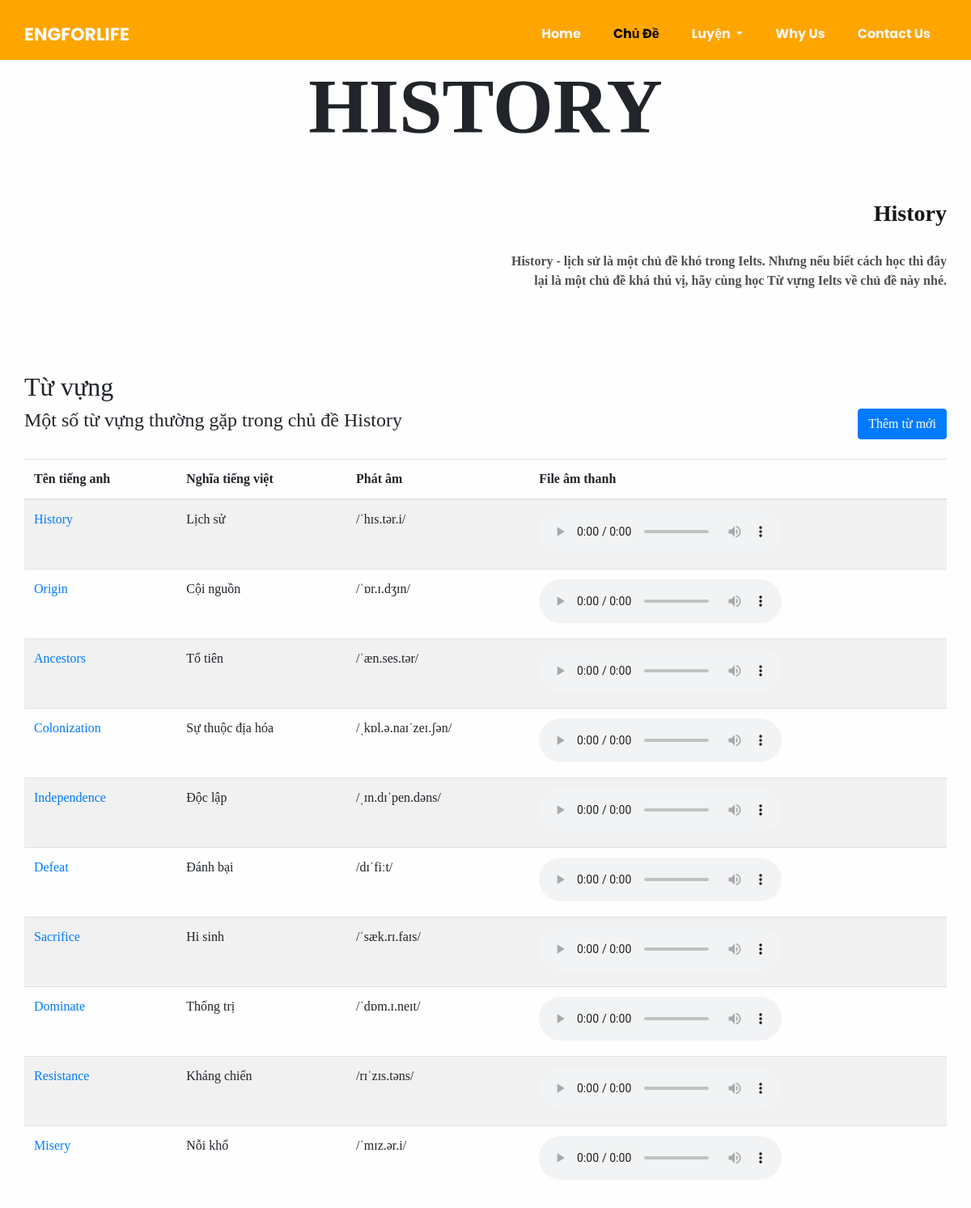
Page /chude/history/ on the committed database.
### topic/models.py (models this page shows, shortened)
class NewWords(models.Model):
    Topic = models.ForeignKey(Topic, on_delete=models.CASCADE)
    Sound = models.CharField(max_length=255, blank=True, null=True)
    TenTA = models.CharField(max_length=255, blank=True, null=True)
    NghiaTV = models.CharField(max_length=255, blank=True, null=True)
    PoS = models.ForeignKey(PartOfSpeechs, on_delete=models.CASCADE)
    VdTA = models.CharField(max_length=255, blank=True, null=True)
    VdTV = models.CharField(max_length=255, default=0)
    PhatAm = models.CharField(max_length=255, blank=True, null=True)

### homepage/views.py (the view)
# urls.py: path('chude/history/', views.History.as_view(), name='history'),
class History(ListCreateAPIView):
    def get(self, request):
        newword = NewWords.objects.filter(Topic=7)
        return render(request, 'history.html', {'newword': newword})

### templates/history.html (shortened to what this page needs)
{% load static %}
<!DOCTYPE html>
<html>
<head>
  <link rel="stylesheet" type="text/css" href="{% static 'homepage/css/bootstrap.css' %}" />
  <link rel="stylesheet" href="https://maxcdn.bootstrapcdn.com/font-awesome/4.3.0/css/font-awesome.min.css">
  <link href="{% static 'homepage/css/style.css' %}" rel="stylesheet" />
  <link href="{% static 'homepage/css/responsive.css' %}" rel="stylesheet" />
</head>
<body>
  <div class="">
    <header class="header_section" style="background-color: orange;">
      <div class="container">
        <nav class="navbar navbar-expand-lg custom_nav-container ">
          <a class="navbar-brand" href="index.html">
            <span>
              ENGFORLIFE
            </span>
          </a>
          <div class="collapse navbar-collapse" id="navbarSupportedContent">
            <div class="d-flex ml-auto flex-column flex-lg-row align-items-center">
              <ul class="navbar-nav  ">
                <li class="nav-item">
                  <a class="nav-link" href="http://127.0.0.1:8000" style="font-weight: bold;"> Home </a>
                </li>
                <li class="nav-item active ">
                  <a class="nav-link" href="http://127.0.0.1:8000/chude/" style="font-weight: bold; color: black;"> Chủ Đề <span class="sr-only">(current)</span> </a>
                </li>
                <li class="nav-item dropdown">
                  <a class="nav-link dropdown-toggle" href="#" id="navbardrop" data-toggle="dropdown" style="font-weight: bold;">
                    Luyện
                  </a>
                </li>
                <li class="nav-item">
                  <a class="nav-link" href="#" style="font-weight: bold;"> Why Us </a>
                </li>
                <li class="nav-item">
                  <a class="nav-link" href="contact.html" style="font-weight: bold;">Contact Us</a>
                </li>
              </ul>
            </div>
        </nav>
      </div>
    </header>
       <h1 class="display-1" style="text-align: center;font-weight: bold; ">HISTORY </h1>
<div class="common_style">
<section class="about_section">
      <div class="container">
        <div class="row">
          <div class="col-md-6">
            <div class="about_img-container">
            </div>
          </div>
          <div class="col-md-6">
            <div class="about_detail-box">
              <h3>
                History
              </h3>
              <p>
                History - lịch sử là một chủ đề khó trong Ielts.
                Nhưng nếu biết cách học thì đây lại là một chủ đề khá thú vị, hãy cùng học Từ vựng Ielts về chủ đề này nhé.
              </p>
            </div>
          </div>
        </div>
      </div>
    </section>
</div>
      <div class="container">
  <h2>Từ vựng</h2>
        <div style="display: flex;justify-content: space-between">
          <h4>Một số từ vựng thường gặp trong chủ đề History</h4>
          <a href="http://127.0.0.1:8000/addnewword/" class="btn btn-primary">Thêm từ mới</a>
        </div>
        <br/>
  <table class="table table-striped">
    <thead>
      <tr>
        <th>Tên tiếng anh</th>
        <th>Nghĩa tiếng việt</th>
        <th>Phát âm</th>
          <th>File âm thanh</th>
      </tr>
    </thead>
    <tbody>
    {% for item in newword %}
      <tr>
    <td>
      <a href="http://127.0.0.1:8000/chude/education/{{item.id}}"> {{item.TenTA}}  </a>
    </td>
    <td>{{item.NghiaTV}}</td>
    <td>{{item.PhatAm}}</td>
    <td>
      <audio controls>
        <source src="{{item.Sound}}">
      </audio>
    </td>
  </tr>
  {% endfor %}
    </tbody>
  </table>
    </div>
  </div>
</body>
</html>

### static/homepage/css/style.css (style rules this page uses)
body { font-family: "Times New Roman", Times, serif; background-color: #fefeff; }
.header_section { padding-top: 10px; font-family: 'Poppins', sans-serif; }
nav.navbar.navbar-expand-lg { padding: 10px 0; }
.custom_nav-container.navbar-expand-lg .navbar-nav .nav-link { padding: 10px 20px; color: #f7f6f7; text-align: center; }
a, a:hover, a:focus { text-decoration: none; }
.btn, .btn:focus { outline: none !important; box-shadow: none; }
.navbar-brand { display: flex; align-items: center; }
.navbar-brand span { font-size: 22px; font-weight: 700; color: #fefefe; }
.custom_nav-container { z-index: 99999; padding: 15px 0; }
.common_style>section { padding: 50px 0; }
.common_style .row { align-items: center; }
.common_style h3 { font-weight: 600; color: #151516; }
.common_style p { font-weight: 600; color: #4e4f50; margin: 30px 0 50px 0; }
.about_section { text-align: right; }

### static/homepage/css/responsive.css (style rules this page uses)
@media (min-width: 1200px) { .container { max-width: 1170px; } }

### rows in the picture
NewWords: TenTA "History", NghiaTV "Lịch sử", PhatAm "/ˈhɪs.tər.i/"
NewWords: TenTA "Origin", NghiaTV "Cội nguồn", PhatAm "/ˈɒr.ɪ.dʒɪn/"
NewWords: TenTA "Ancestors", NghiaTV "Tổ tiên", PhatAm "/ˈæn.ses.tər/"
NewWords: TenTA "Colonization", NghiaTV "Sự thuộc địa hóa", PhatAm "/ˌkɒl.ə.naɪˈzeɪ.ʃən/"
NewWords: TenTA "Independence", NghiaTV "Độc lập", PhatAm "/ˌɪn.dɪˈpen.dəns/"
NewWords: TenTA "Defeat", NghiaTV "Đánh bại", PhatAm "/dɪˈfiːt/"
NewWords: TenTA "Sacrifice", NghiaTV "Hi sinh", PhatAm "/ˈsæk.rɪ.faɪs/"
NewWords: TenTA "Dominate", NghiaTV "Thống trị", PhatAm "/ˈdɒm.ɪ.neɪt/"
NewWords: TenTA "Resistance", NghiaTV "Kháng chiến", PhatAm "/rɪˈzɪs.təns/"
NewWords: TenTA "Misery", NghiaTV "Nỗi khổ", PhatAm "/ˈmɪz.ər.i/"
